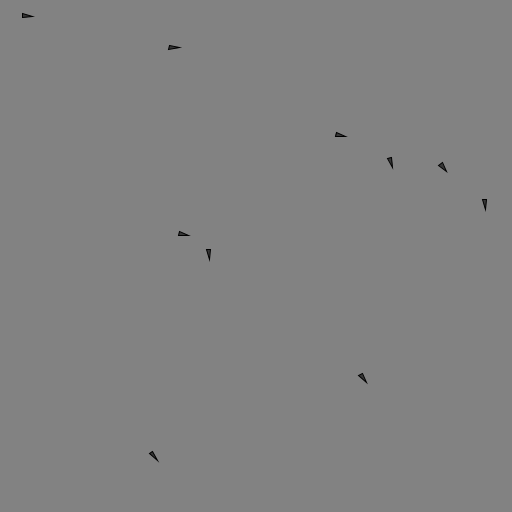
Frame 1 (no input)
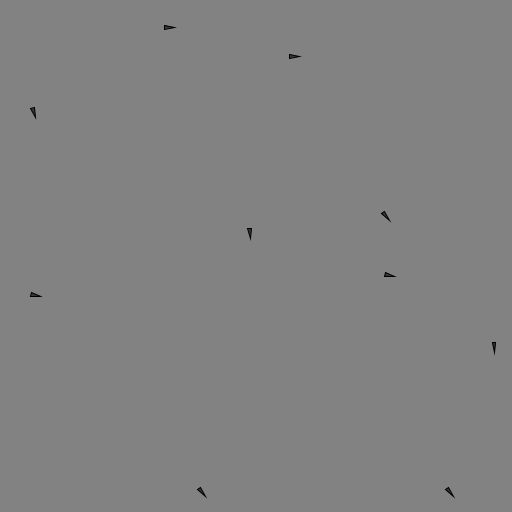
Frame 60 (the mouse pressed at the canvas centre just before this capture)
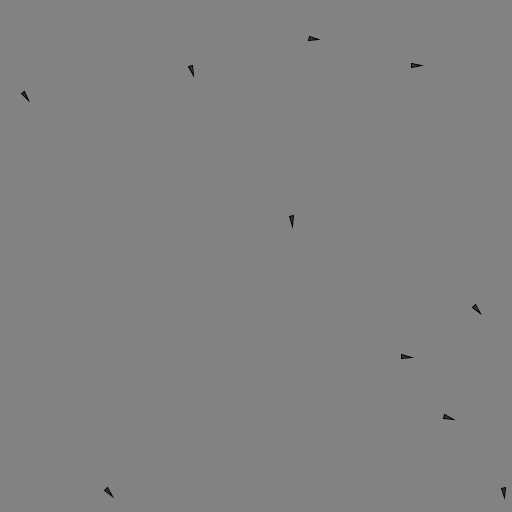
Frame 120 (the mouse held since frame 60 and released just before this capture)

The Processing sketch that drew these frames (run headless with seeded random() and noise(); from frame 60 on, the mouse is pressed at the canvas centre):

// Processing sketch: Main
// ── Main.pde
public static final int NUM_POINT = 100;
public static ArrayList<Boid> boids = new ArrayList<Boid>();

void setup() {size(512, 512);
	background(130);
	fill(255, 150);
	ellipse(width/2, height/2, 30, 30);
	for (int i = 0; i < 10; ++i) {
		Boid boid = new Boid();
		boid.SetRandom(width, height);
		boids.add(boid);
	}
//	println("boids.get(0).aa: " + boids.get(0).aa);
}

void draw() {
	background(130);

	for (Boid boid : boids) {
		boid.pos.set(boid.pos.x + boid.vPos.x, boid.pos.y + boid.vPos.y);
		if(512 < boid.pos.x){boid.pos.x -=512;}
		if(512 < boid.pos.y){boid.pos.y -=512;}
		boid.draw();
	}
//	Boid boid = boids.get(0);
}

// ── Boid.pde
class Boid{
	private static final float W = 4;
	private static final float H = 10;
	public PVector pos = new PVector(0,0);
	public PVector vPos = new PVector(0,0);
	Boid(){
		fill(55, 255);
		drawPoint();
	}

	void draw() {
		drawPoint();
	}

	void drawPoint(){
		pushMatrix();
		beginShape();
		translate(pos.x, pos.y);
		rotate(atan2(vPos.y, vPos.x));
		vertex(H/2, 0);
		vertex(-H/2, -W/2);
		vertex(-H/2, W/2);
		endShape(CLOSE);
		popMatrix();
	}

	void SetRandom(float w, float h){
		pos.set(random(w), random(h));
		vPos.set(random(10), random(10));
	}
};
